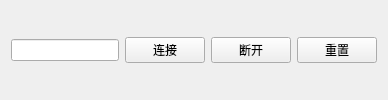
<?xml version="1.0" encoding="UTF-8"?>
<ui version="4.0">
 <class>InstrumentConnection</class>
 <widget class="QWidget" name="InstrumentConnection">
  <property name="windowTitle">
   <string>仪器连接</string>
  </property>
  <layout class="QHBoxLayout" name="horizontalLayout">
   <item>
    <widget class="QLineEdit" name="ip">
     <property name="readOnly">
      <bool>true</bool>
     </property>
    </widget>
   </item>
   <item>
    <widget class="QPushButton" name="connect">
     <property name="text">
      <string>连接</string>
     </property>
     <property name="icon">
      <iconset resource="../../Resources/icons/Fatcow.qrc">
       <normaloff>:/fatcow/16x16/connect.png</normaloff>:/fatcow/16x16/connect.png</iconset>
     </property>
    </widget>
   </item>
   <item>
    <widget class="QPushButton" name="disconnect">
     <property name="text">
      <string>断开</string>
     </property>
     <property name="icon">
      <iconset resource="../../Resources/icons/Fatcow.qrc">
       <normaloff>:/fatcow/16x16/disconnect.png</normaloff>:/fatcow/16x16/disconnect.png</iconset>
     </property>
    </widget>
   </item>
   <item>
    <widget class="QPushButton" name="reset">
     <property name="text">
      <string>重置</string>
     </property>
     <property name="icon">
      <iconset resource="../../Resources/icons/Fatcow.qrc">
       <normaloff>:/fatcow/16x16/arrow_refresh.png</normaloff>:/fatcow/16x16/arrow_refresh.png</iconset>
     </property>
    </widget>
   </item>
  </layout>
 </widget>
 <resources>
  <include location="../../Resources/icons/Fatcow.qrc"/>
 </resources>
 <connections/>
</ui>
